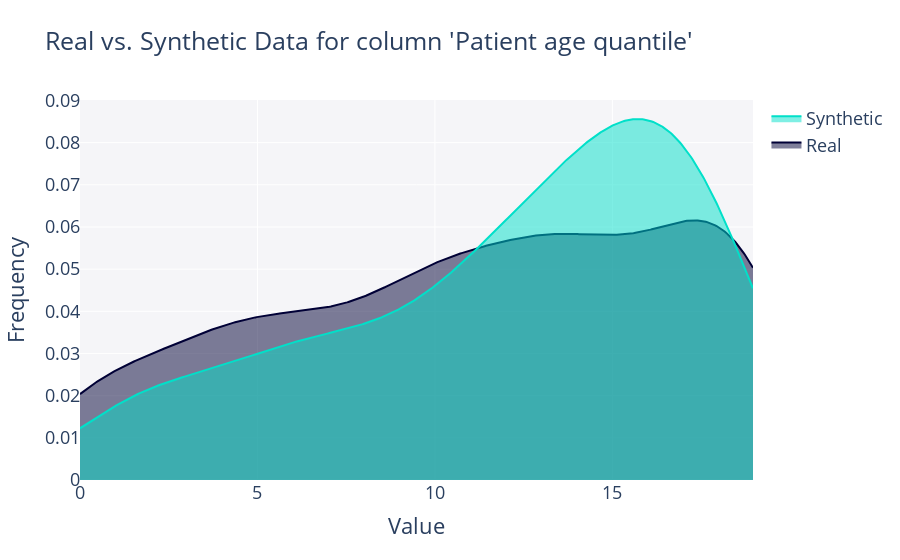
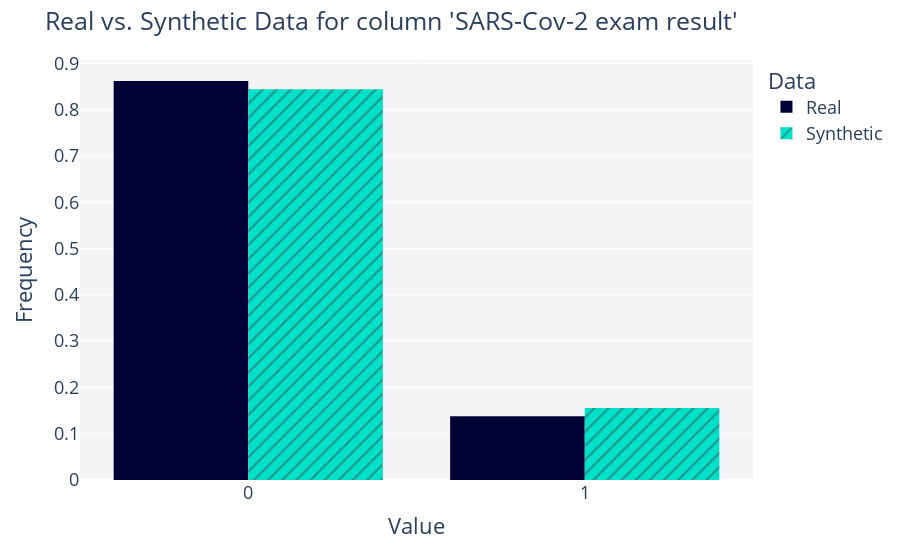
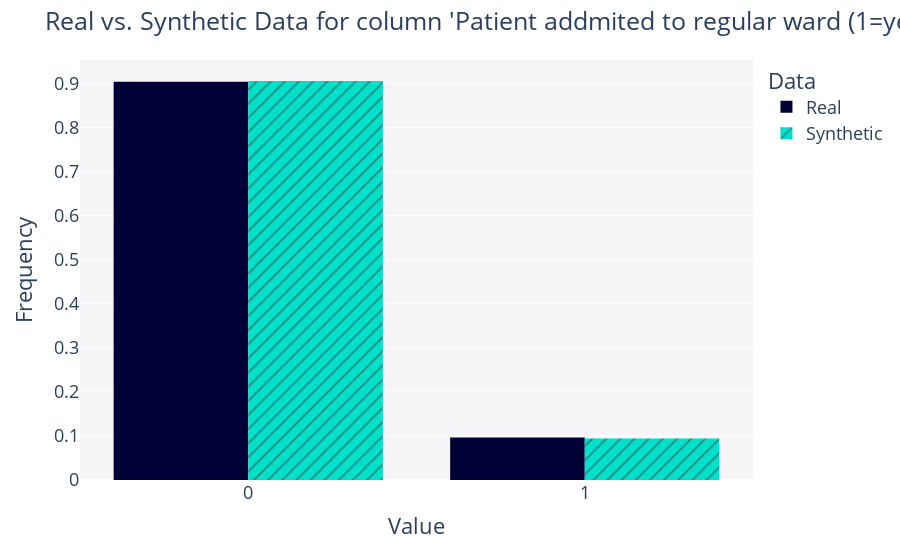
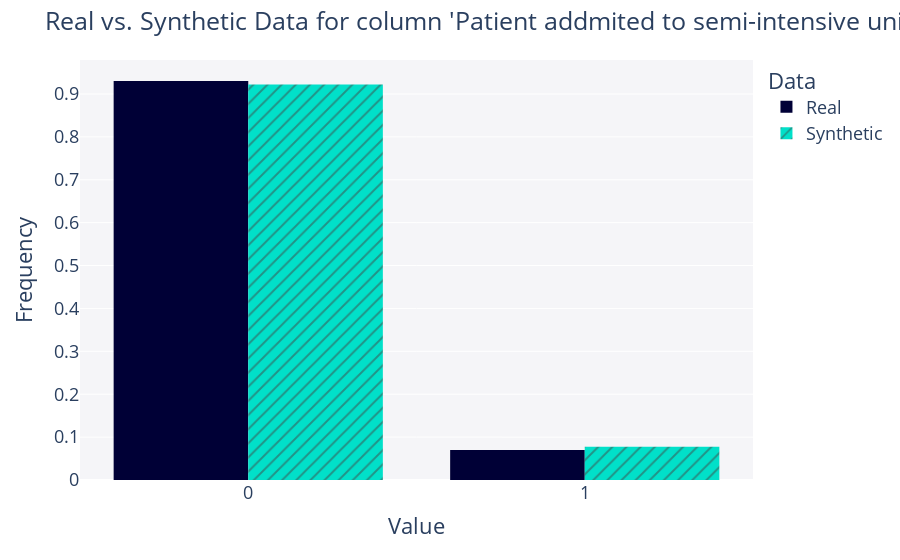

Write notebook code for charts like these, in order.
### Code cell
from sdv.evaluation.single_table import get_column_plot

for column in real_data.columns:
    fig = get_column_plot(
        real_data=real_data,
        synthetic_data=synthetic_data,
        column_name=column,
        metadata=metadata
    )
    fig.show()

### Figure 1 — Plotly figure (JSON) as saved in the notebook; plotly's stock layout.template omitted (floating-point values rounded to 4 significant figures; data arrays with more than 128 entries replaced by an {"elided": "..."} marker saying what was removed)
{"data": [{"fill": "tozeroy", "hovertemplate": "<b>Real</b><br>Frequency: %{y}<extra></extra>", "legendgroup": "Real", "marker": {"color": "#000036"}, "mode": "lines", "name": "Real", "showlegend": true, "type": "scatter", "x": {"elided": "500 float values"}, "xaxis": "x", "y": {"elided": "500 float values"}, "yaxis": "y"}, {"fill": "tozeroy", "hovertemplate": "<b>Synthetic</b><br>Frequency: %{y}<extra></extra>", "legendgroup": "Synthetic", "marker": {"color": "#01E0C9"}, "mode": "lines", "name": "Synthetic", "showlegend": true, "type": "scatter", "x": {"elided": "500 float values"}, "xaxis": "x", "y": {"elided": "500 float values"}, "yaxis": "y"}], "layout": {"barmode": "overlay", "font": {"size": 18}, "hovermode": "closest", "legend": {"traceorder": "reversed"}, "plot_bgcolor": "#F5F5F8", "title": {"text": "Real vs. Synthetic Data for column 'Patient age quantile'"}, "xaxis": {"anchor": "y2", "domain": [0, 1], "title": {"text": "Value"}, "zeroline": false}, "yaxis": {"anchor": "free", "domain": [0, 1], "position": 0, "title": {"text": "Frequency"}}}}

### Figure 2 — Plotly figure (JSON) as saved in the notebook; plotly's stock layout.template omitted (floating-point values rounded to 4 significant figures; data arrays with more than 128 entries replaced by an {"elided": "..."} marker saying what was removed)
{"data": [{"alignmentgroup": "True", "bingroup": "x", "histnorm": "probability density", "hovertemplate": "<b>Real</b><br>Frequency: %{y}<extra></extra>", "legendgroup": "Real", "marker": {"color": "#000036", "pattern": {"shape": ""}}, "name": "Real", "offsetgroup": "Real", "orientation": "v", "showlegend": true, "type": "histogram", "x": {"elided": "602 int values"}, "xaxis": "x", "yaxis": "y"}, {"alignmentgroup": "True", "bingroup": "x", "histnorm": "probability density", "hovertemplate": "<b>Synthetic</b><br>Frequency: %{y}<extra></extra>", "legendgroup": "Synthetic", "marker": {"color": "#01E0C9", "pattern": {"shape": "/"}}, "name": "Synthetic", "offsetgroup": "Synthetic", "orientation": "v", "showlegend": true, "type": "histogram", "x": {"elided": "180 int values"}, "xaxis": "x", "yaxis": "y"}], "layout": {"barmode": "group", "font": {"size": 18}, "legend": {"title": {"text": "Data"}, "tracegroupgap": 0}, "margin": {"t": 60}, "plot_bgcolor": "#F5F5F8", "title": {"text": "Real vs. Synthetic Data for column 'SARS-Cov-2 exam result'"}, "xaxis": {"anchor": "y", "domain": [0, 1], "title": {"text": "Value"}}, "yaxis": {"anchor": "x", "domain": [0, 1], "title": {"text": "Frequency"}}}}

### Figure 3 — Plotly figure (JSON) as saved in the notebook; plotly's stock layout.template omitted (floating-point values rounded to 4 significant figures; data arrays with more than 128 entries replaced by an {"elided": "..."} marker saying what was removed)
{"data": [{"alignmentgroup": "True", "bingroup": "x", "histnorm": "probability density", "hovertemplate": "<b>Real</b><br>Frequency: %{y}<extra></extra>", "legendgroup": "Real", "marker": {"color": "#000036", "pattern": {"shape": ""}}, "name": "Real", "offsetgroup": "Real", "orientation": "v", "showlegend": true, "type": "histogram", "x": {"elided": "602 int values"}, "xaxis": "x", "yaxis": "y"}, {"alignmentgroup": "True", "bingroup": "x", "histnorm": "probability density", "hovertemplate": "<b>Synthetic</b><br>Frequency: %{y}<extra></extra>", "legendgroup": "Synthetic", "marker": {"color": "#01E0C9", "pattern": {"shape": "/"}}, "name": "Synthetic", "offsetgroup": "Synthetic", "orientation": "v", "showlegend": true, "type": "histogram", "x": {"elided": "180 int values"}, "xaxis": "x", "yaxis": "y"}], "layout": {"barmode": "group", "font": {"size": 18}, "legend": {"title": {"text": "Data"}, "tracegroupgap": 0}, "margin": {"t": 60}, "plot_bgcolor": "#F5F5F8", "title": {"text": "Real vs. Synthetic Data for column 'Patient addmited to regular ward (1=yes, 0=no)'"}, "xaxis": {"anchor": "y", "domain": [0, 1], "title": {"text": "Value"}}, "yaxis": {"anchor": "x", "domain": [0, 1], "title": {"text": "Frequency"}}}}

### Figure 4 — Plotly figure (JSON) as saved in the notebook; plotly's stock layout.template omitted (floating-point values rounded to 4 significant figures; data arrays with more than 128 entries replaced by an {"elided": "..."} marker saying what was removed)
{"data": [{"alignmentgroup": "True", "bingroup": "x", "histnorm": "probability density", "hovertemplate": "<b>Real</b><br>Frequency: %{y}<extra></extra>", "legendgroup": "Real", "marker": {"color": "#000036", "pattern": {"shape": ""}}, "name": "Real", "offsetgroup": "Real", "orientation": "v", "showlegend": true, "type": "histogram", "x": {"elided": "602 int values"}, "xaxis": "x", "yaxis": "y"}, {"alignmentgroup": "True", "bingroup": "x", "histnorm": "probability density", "hovertemplate": "<b>Synthetic</b><br>Frequency: %{y}<extra></extra>", "legendgroup": "Synthetic", "marker": {"color": "#01E0C9", "pattern": {"shape": "/"}}, "name": "Synthetic", "offsetgroup": "Synthetic", "orientation": "v", "showlegend": true, "type": "histogram", "x": {"elided": "180 int values"}, "xaxis": "x", "yaxis": "y"}], "layout": {"barmode": "group", "font": {"size": 18}, "legend": {"title": {"text": "Data"}, "tracegroupgap": 0}, "margin": {"t": 60}, "plot_bgcolor": "#F5F5F8", "title": {"text": "Real vs. Synthetic Data for column 'Patient addmited to semi-intensive unit (1=yes, 0=no)'"}, "xaxis": {"anchor": "y", "domain": [0, 1], "title": {"text": "Value"}}, "yaxis": {"anchor": "x", "domain": [0, 1], "title": {"text": "Frequency"}}}}
